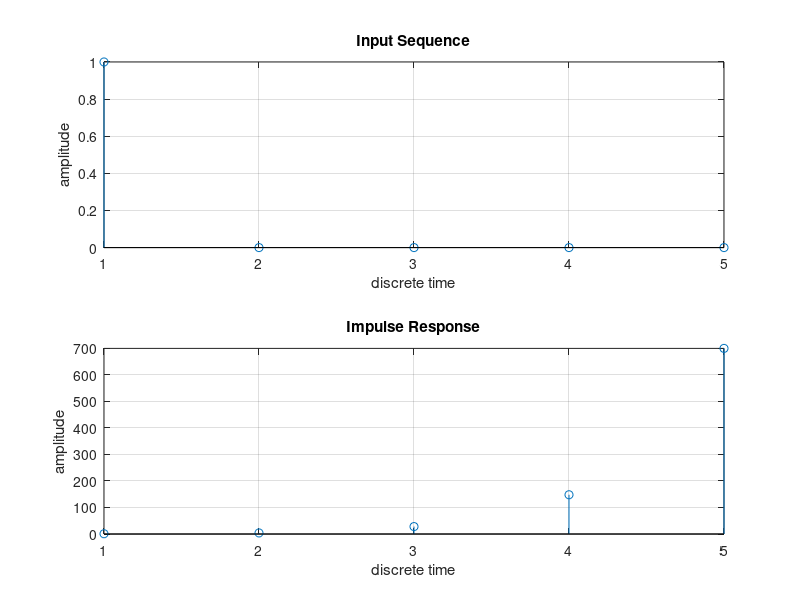

The MATLAB source for this figure:
%Matlab Program to find Impulse Response 
%From the given Difference Equation

%Impulse Response is the output of the system 
%when unit impulse is applied to the system under initial conditions

%The given difference equation  is 
%y(n)-7y(n-1)+12y(n-2)=x(n)-3x(n-1)+12x(n-2) ... Eq (1)

%Consider the input as x(n)=delta(n)=[1,0,0,0, . . .]

%Consider Initial Conditions as : y(-1)=0, y(-2)=0

clc
clear all
close all

N=input('Enter the desired length of output sequence')
%Let us simulate input x(n)
n=0:N-1
x=[1,zeros(1,N-1)] %First value is 1, remaining values are 0s

%Initial Conditions
ic1=0 %Make initial conditions 0 to find Forced Response
ic2=0 %Make initial conditions 0 to find Forced Response

%From Eq (1), we can write
%y(n)=x(n)-3x(n-1)+12x(n-2)+7y(n-1)-12y(n-2) . . .  Eq (2)
%Put n=0 in Eq(2)
%y(0)=x(0)-3x(-1)+12x(-2)+7y(-1)-12y(-2)
%But y(0) becomes y(1) in Matlab
%x(0) becomes x(1) in Matlab
%x(-1)=x(-2)=0

y(1)=x(1)+7*ic1-12*ic2 %This is actually y(0)

%Put n=1 in Eq2()
%y(1)=x(1)-3x(0)+12x(-1)+7y(0)-12y(-1)
%But y(1) becomes y(2) in Matlab
%x(1) becomes x(2) in Matlab
y(2)=x(2)-3*x(1)+7*y(1)-12*ic1%This is actually y(1)

%Remaining values of y(n) can be found iteratively 
%from the following for loop

for n=3:N
    y(n)=x(n)-3*x(n-1)+12*x(n-2)+7*y(n-1)-12*y(n-2);
end
y %This is to display values of y(n) in command window

subplot(2,1,1)
stem(x)
grid on
xlabel('discrete time')
ylabel('amplitude')
title('Input Sequence')

subplot(2,1,2)
stem(y)
grid on
xlabel('discrete time')
ylabel('amplitude')
title('Impulse Response')
